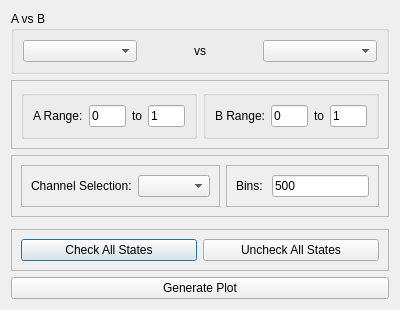
<?xml version="1.0" encoding="UTF-8"?>
<ui version="4.0">
 <class>Dialog</class>
 <widget class="QDialog" name="Dialog">
  <property name="geometry">
   <rect>
    <x>0</x>
    <y>0</y>
    <width>400</width>
    <height>286</height>
   </rect>
  </property>
  <property name="windowTitle">
   <string>Dialog</string>
  </property>
  <layout class="QVBoxLayout" name="verticalLayout">
   <item>
    <widget class="QGroupBox" name="groupBox_2">
     <property name="title">
      <string>A vs B</string>
     </property>
     <layout class="QHBoxLayout" name="horizontalLayout_2">
      <item>
       <widget class="QComboBox" name="Abox"/>
      </item>
      <item>
       <widget class="QLabel" name="label_2">
        <property name="text">
         <string>vs</string>
        </property>
        <property name="alignment">
         <set>Qt::AlignCenter</set>
        </property>
       </widget>
      </item>
      <item>
       <widget class="QComboBox" name="Bbox"/>
      </item>
     </layout>
    </widget>
   </item>
   <item>
    <widget class="QFrame" name="rangeFrame">
     <property name="frameShape">
      <enum>QFrame::StyledPanel</enum>
     </property>
     <property name="frameShadow">
      <enum>QFrame::Raised</enum>
     </property>
     <layout class="QHBoxLayout" name="horizontalLayout_5">
      <item>
       <widget class="QGroupBox" name="groupBox_3">
        <property name="title">
         <string/>
        </property>
        <layout class="QHBoxLayout" name="horizontalLayout_6">
         <item>
          <widget class="QLabel" name="label_4">
           <property name="text">
            <string>A Range:</string>
           </property>
          </widget>
         </item>
         <item>
          <widget class="QLineEdit" name="aRangeLo">
           <property name="text">
            <string>0</string>
           </property>
          </widget>
         </item>
         <item>
          <widget class="QLabel" name="label_5">
           <property name="text">
            <string>to</string>
           </property>
          </widget>
         </item>
         <item>
          <widget class="QLineEdit" name="aRangeHi">
           <property name="text">
            <string>1</string>
           </property>
          </widget>
         </item>
        </layout>
       </widget>
      </item>
      <item>
       <widget class="QGroupBox" name="groupBox_4">
        <property name="title">
         <string/>
        </property>
        <layout class="QHBoxLayout" name="horizontalLayout_7">
         <item>
          <widget class="QLabel" name="label_7">
           <property name="text">
            <string>B Range:</string>
           </property>
          </widget>
         </item>
         <item>
          <widget class="QLineEdit" name="bRangeLo">
           <property name="text">
            <string>0</string>
           </property>
          </widget>
         </item>
         <item>
          <widget class="QLabel" name="label_8">
           <property name="text">
            <string>to</string>
           </property>
          </widget>
         </item>
         <item>
          <widget class="QLineEdit" name="bRangeHi">
           <property name="text">
            <string>1</string>
           </property>
          </widget>
         </item>
        </layout>
       </widget>
      </item>
     </layout>
    </widget>
   </item>
   <item>
    <widget class="QFrame" name="frame_3">
     <property name="frameShape">
      <enum>QFrame::StyledPanel</enum>
     </property>
     <property name="frameShadow">
      <enum>QFrame::Raised</enum>
     </property>
     <layout class="QHBoxLayout" name="horizontalLayout_8">
      <item>
       <widget class="QFrame" name="frame">
        <property name="maximumSize">
         <size>
          <width>16777215</width>
          <height>50</height>
         </size>
        </property>
        <property name="frameShape">
         <enum>QFrame::StyledPanel</enum>
        </property>
        <property name="frameShadow">
         <enum>QFrame::Raised</enum>
        </property>
        <layout class="QHBoxLayout" name="horizontalLayout">
         <item>
          <widget class="QLabel" name="label">
           <property name="text">
            <string>Channel Selection:</string>
           </property>
          </widget>
         </item>
         <item>
          <widget class="QComboBox" name="channelBox"/>
         </item>
        </layout>
       </widget>
      </item>
      <item>
       <widget class="QFrame" name="binsFrame">
        <property name="frameShape">
         <enum>QFrame::StyledPanel</enum>
        </property>
        <property name="frameShadow">
         <enum>QFrame::Raised</enum>
        </property>
        <layout class="QHBoxLayout" name="horizontalLayout_3">
         <item>
          <widget class="QLabel" name="label_3">
           <property name="text">
            <string>Bins: </string>
           </property>
          </widget>
         </item>
         <item>
          <widget class="QLineEdit" name="binsBox">
           <property name="inputMethodHints">
            <set>Qt::ImhPreferNumbers</set>
           </property>
           <property name="text">
            <string>500</string>
           </property>
          </widget>
         </item>
        </layout>
       </widget>
      </item>
     </layout>
    </widget>
   </item>
   <item>
    <widget class="StatesGrid" name="statesGrid" native="true"/>
   </item>
   <item>
    <widget class="QFrame" name="frame_2">
     <property name="frameShape">
      <enum>QFrame::StyledPanel</enum>
     </property>
     <property name="frameShadow">
      <enum>QFrame::Raised</enum>
     </property>
     <layout class="QHBoxLayout" name="horizontalLayout_4">
      <item>
       <widget class="QPushButton" name="checkAllButton">
        <property name="text">
         <string>Check All States</string>
        </property>
       </widget>
      </item>
      <item>
       <widget class="QPushButton" name="uncheckAllButton">
        <property name="text">
         <string>Uncheck All States</string>
        </property>
       </widget>
      </item>
     </layout>
    </widget>
   </item>
   <item>
    <widget class="QPushButton" name="plotButton">
     <property name="text">
      <string>Generate Plot</string>
     </property>
    </widget>
   </item>
  </layout>
 </widget>
 <customwidgets>
  <customwidget>
   <class>StatesGrid</class>
   <extends>QWidget</extends>
   <header location="global">massGui.massless</header>
   <container>1</container>
  </customwidget>
 </customwidgets>
 <resources/>
 <connections/>
</ui>
